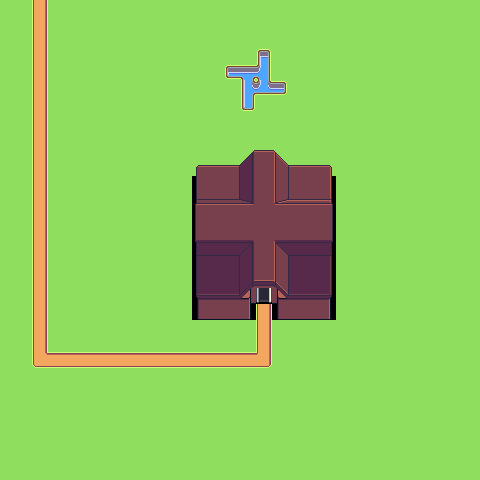

This is a level from a 2D game, rendered from its Tiled map with the project's own tilesets. A one-line summary and the complete map file follow:
An orthogonal 30x30 tile map with 16x16 px tiles, 2 tile layers (Tile Layer 1, Tile Layer 2), 4 tilesets and 5 objects.

<map version="1.10" tiledversion="1.10.1" orientation="orthogonal" renderorder="right-down" width="30" height="30" tilewidth="16" tileheight="16" infinite="0" nextlayerid="5" nextobjectid="8">
 <editorsettings>
  <export target="homebase.lua" format="lua" />
 </editorsettings>
 <tileset firstgid="1" name="terrain" tilewidth="16" tileheight="16" margin="16" tilecount="1449" columns="63">
  <image source="../sprites/assets1/tileset/terrain/smallburg_spring_terrain.png" width="1024" height="399" />
 </tileset>
 <tileset firstgid="1450" name="doors" tilewidth="16" tileheight="16" margin="16" tilecount="1426" columns="46">
  <image source="../sprites/assets1/housing/house_doors.png" width="752" height="512" />
 </tileset>
 <tileset firstgid="2876" name="housing_system_roofs" tilewidth="16" tileheight="16" margin="16" tilecount="3182" columns="74">
  <image source="../sprites/assets1/housing/housing_system_roofs.png" trans="8fdf5c" width="1200" height="704" />
 </tileset>
 <tileset firstgid="6058" name="house_building_assets" tilewidth="16" tileheight="16" margin="16" tilecount="3182" columns="74">
  <properties>
   <property name="trans" type="color" value="#ff8fdf5c" />
  </properties>
  <image source="../sprites/assets1/housing/house_building_assets.png" trans="8fdf5c" width="1200" height="704" />
 </tileset>
 <layer id="1" name="Tile Layer 1" width="30" height="30">
  <data encoding="csv">
113,113,931,113,113,113,113,113,113,113,113,113,113,113,113,113,113,113,113,113,113,113,113,113,113,113,113,113,113,65,
113,113,931,113,113,113,113,113,113,113,113,113,113,113,113,113,113,113,113,113,113,113,113,113,113,113,113,113,113,65,
113,113,931,113,113,113,113,113,113,113,113,113,113,113,113,113,113,113,113,113,113,113,113,113,113,113,113,113,113,65,
113,113,931,113,113,113,113,113,113,113,113,113,113,113,113,113,1041,113,113,113,113,113,113,113,113,113,113,113,113,113,
113,113,931,113,113,113,113,113,113,113,113,113,113,113,1102,1103,1104,113,113,113,113,113,113,113,113,113,113,113,113,113,
113,113,931,113,113,113,113,113,113,113,113,113,113,113,113,1166,1167,1168,113,113,113,113,113,113,113,113,113,113,113,113,
113,113,931,113,113,113,113,113,113,113,113,113,113,113,113,1229,113,113,113,113,113,113,113,113,113,113,113,113,113,113,
113,113,931,113,113,113,113,113,113,113,113,113,113,113,113,113,113,113,113,113,113,113,113,113,113,113,113,113,113,113,
113,113,931,113,113,113,113,113,113,113,113,113,113,113,113,113,113,113,113,113,113,113,113,113,113,113,113,113,113,113,
113,113,931,113,113,113,113,113,113,113,113,113,113,113,113,113,113,113,113,113,113,113,113,113,113,113,113,113,113,113,
113,113,931,113,113,113,113,113,113,113,113,113,113,113,113,113,113,113,113,113,113,113,113,113,113,113,113,113,113,113,
113,113,931,113,113,113,113,113,113,113,113,113,6872,6873,6874,6875,6876,6877,6878,6879,6880,113,113,113,113,113,113,113,113,113,
113,113,931,113,113,113,113,113,113,113,113,113,6946,6947,6948,6949,6950,6951,6952,6953,6954,113,113,113,113,113,113,113,113,113,
113,113,931,113,113,113,113,113,113,113,113,113,7020,7021,7022,7023,7024,7025,7026,7027,7028,113,113,113,113,113,113,113,113,113,
113,113,931,113,113,113,113,113,113,113,113,113,7094,7095,7096,7097,7098,7099,7100,7101,7102,113,113,113,113,113,113,113,113,113,
113,113,931,113,113,113,113,113,113,113,113,113,7168,7169,7170,7171,7172,7173,7174,7175,7176,113,113,113,113,113,113,113,113,113,
113,113,931,113,113,113,113,113,113,113,113,113,7242,7243,7244,7245,7246,7247,7248,7249,7250,113,113,113,113,113,113,113,113,113,
113,113,931,113,113,113,113,113,113,113,113,113,7316,7317,7318,7319,7320,7321,7322,7323,7324,113,113,113,113,113,113,113,113,113,
113,113,931,113,113,113,113,113,113,113,113,113,7390,7391,7392,7393,0,7395,7396,7397,7398,113,113,113,113,113,113,113,113,113,
113,113,931,113,113,113,113,113,113,113,113,113,7464,7465,7466,7467,7468,7469,7470,7471,7472,113,113,113,113,113,113,113,113,113,
113,113,931,113,113,113,113,113,113,113,113,113,113,113,113,113,931,113,113,113,113,113,113,113,113,113,113,113,113,113,
113,113,931,113,113,113,113,113,113,113,113,113,113,113,113,113,931,113,113,113,113,113,113,113,113,113,113,113,113,113,
113,113,991,803,803,803,803,803,803,803,803,803,803,803,803,803,993,113,113,113,113,113,113,113,113,113,113,113,113,113,
113,113,113,113,113,113,113,113,113,113,113,113,113,113,113,113,113,113,113,113,113,113,113,113,113,113,113,113,113,113,
113,113,113,113,113,113,113,113,113,113,113,113,113,113,113,113,113,113,113,113,113,113,113,113,113,113,113,113,113,113,
113,113,113,113,113,113,113,113,113,113,113,113,113,113,113,113,113,113,113,113,113,113,113,113,113,113,113,113,113,113,
113,113,113,113,113,113,113,113,113,113,113,113,113,113,113,113,113,113,113,113,113,113,113,113,113,113,113,113,113,113,
113,113,113,113,113,113,113,113,113,113,113,113,113,113,113,113,113,113,113,113,113,113,113,113,113,113,113,113,113,113,
113,113,113,113,113,113,113,113,113,113,113,113,113,113,113,113,113,113,113,113,113,113,113,113,113,113,113,113,113,113,
113,113,113,113,113,113,113,113,113,113,113,113,113,113,113,113,113,113,113,113,113,113,113,113,113,113,113,113,113,113
</data>
 </layer>
 <objectgroup id="4" name="Entrance">
  <object id="7" x="256.667" y="288.667" width="15" height="30.3333" />
 </objectgroup>
 <objectgroup id="3" name="Building">
  <object id="1" x="194.667" y="160.667" width="138.667" height="126.667" />
  <object id="3" x="278" y="288.667" width="54.6667" height="31.3333" />
  <object id="5" x="197" y="286.667" width="53.6667" height="33" />
  <object id="6" x="245" y="150.333" width="39" height="10" />
 </objectgroup>
 <layer id="2" name="Tile Layer 2" width="30" height="30">
  <data encoding="csv">
0,0,0,0,0,0,0,0,0,0,0,0,0,0,0,0,0,0,0,0,0,0,0,0,0,0,0,0,0,0,
0,0,0,0,0,0,0,0,0,0,0,0,0,0,0,0,0,0,0,0,0,0,0,0,0,0,0,0,0,0,
0,0,0,0,0,0,0,0,0,0,0,0,0,0,0,0,0,0,0,0,0,0,0,0,0,0,0,0,0,0,
0,0,0,0,0,0,0,0,0,0,0,0,0,0,0,0,0,0,0,0,0,0,0,0,0,0,0,0,0,0,
0,0,0,0,0,0,0,0,0,0,0,0,0,0,0,0,0,0,0,0,0,0,0,0,0,0,0,0,0,0,
0,0,0,0,0,0,0,0,0,0,0,0,0,0,0,0,0,0,0,0,0,0,0,0,0,0,0,0,0,0,
0,0,0,0,0,0,0,0,0,0,0,0,0,0,0,0,0,0,0,0,0,0,0,0,0,0,0,0,0,0,
0,0,0,0,0,0,0,0,0,0,0,0,0,0,0,0,0,0,0,0,0,0,0,0,0,0,0,0,0,0,
0,0,0,0,0,0,0,0,0,0,0,0,0,0,0,0,0,0,0,0,0,0,0,0,0,0,0,0,0,0,
0,0,0,0,0,0,0,0,0,0,0,0,0,0,0,3693,3694,3695,0,0,0,0,0,0,0,0,0,0,0,0,
0,0,0,0,0,0,0,0,0,0,0,0,3764,3765,3766,3767,3768,3769,3770,3771,3772,0,0,0,0,0,0,0,0,0,
0,0,0,0,0,0,0,0,0,0,0,0,3838,3839,3840,3841,3842,3843,3844,3845,3846,0,0,0,0,0,0,0,0,0,
0,0,0,0,0,0,0,0,0,0,0,0,3912,3913,3914,3915,3916,3917,3918,3919,3920,0,0,0,0,0,0,0,0,0,
0,0,0,0,0,0,0,0,0,0,0,0,3986,3987,3988,3989,3990,3991,3992,3993,3994,0,0,0,0,0,0,0,0,0,
0,0,0,0,0,0,0,0,0,0,0,0,4060,4061,4062,4063,4064,4065,4066,4067,4068,0,0,0,0,0,0,0,0,0,
0,0,0,0,0,0,0,0,0,0,0,0,4134,4135,4136,4137,4138,4139,4140,4141,4142,0,0,0,0,0,0,0,0,0,
0,0,0,0,0,0,0,0,0,0,0,0,4208,4209,4210,4211,4212,4213,4214,4215,4216,0,0,0,0,0,0,0,0,0,
0,0,0,0,0,0,0,0,0,0,0,0,4282,4283,4284,4285,4286,4287,4288,4289,4290,0,0,0,0,0,0,0,0,0,
0,0,0,0,0,0,0,0,0,0,0,0,4356,4357,4358,4359,2278,4361,4362,4363,4364,0,0,0,0,0,0,0,0,0,
0,0,0,0,0,0,0,0,0,0,0,0,0,0,0,0,931,0,0,0,0,0,0,0,0,0,0,0,0,0,
0,0,0,0,0,0,0,0,0,0,0,0,0,0,0,0,0,0,0,0,0,0,0,0,0,0,0,0,0,0,
0,0,0,0,0,0,0,0,0,0,0,0,0,0,0,0,0,0,0,0,0,0,0,0,0,0,0,0,0,0,
0,0,0,0,0,0,0,0,0,0,0,0,0,0,0,0,0,0,0,0,0,0,0,0,0,0,0,0,0,0,
0,0,0,0,0,0,0,0,0,0,0,0,0,0,0,0,0,0,0,0,0,0,0,0,0,0,0,0,0,0,
0,0,0,0,0,0,0,0,0,0,0,0,0,0,0,0,0,0,0,0,0,0,0,0,0,0,0,0,0,0,
0,0,0,0,0,0,0,0,0,0,0,0,0,0,0,0,0,0,0,0,0,0,0,0,0,0,0,0,0,0,
0,0,0,0,0,0,0,0,0,0,0,0,0,0,0,0,0,0,0,0,0,0,0,0,0,0,0,0,0,0,
0,0,0,0,0,0,0,0,0,0,0,0,0,0,0,0,0,0,0,0,0,0,0,0,0,0,0,0,0,0,
0,0,0,0,0,0,0,0,0,0,0,0,0,0,0,0,0,0,0,0,0,0,0,0,0,0,0,0,0,0,
0,0,0,0,0,0,0,0,0,0,0,0,0,0,0,0,0,0,0,0,0,0,0,0,0,0,0,0,0,0
</data>
 </layer>
</map>
